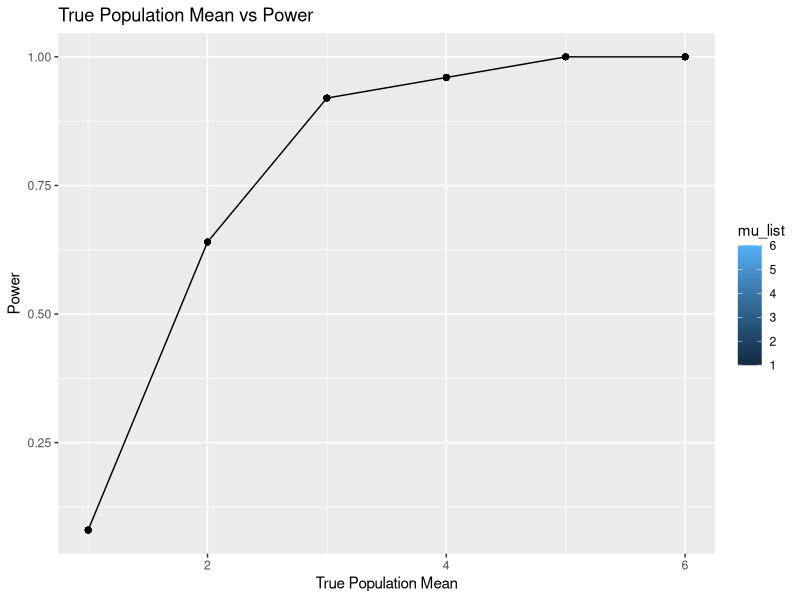

R code for this plot:
## ---- chunk 1
knitr::opts_chunk$set(echo = TRUE)

library(tidyverse)

set.seed(4)
## ---- chunk 2
sim_mean_sd = function(n_obs = 30, mu, sigma = 5) {
  
  sim_data = tibble(
    x = rnorm(n = n_obs, mu, sd = sigma),
  )
  
  sim_data %>% 
    summarize(
      mu_hat = mean(x),
      p_value = (broom::tidy(t.test(x, mu = 0, conf.level = 0.95))$p.value)
    )
}
## ---- chunk 3
sim_results_df = 
  expand_grid(
    mu_list = c(1,2,3,4,5,6),
    iter = 1:50
  ) %>% 
  mutate(
    estimate_df = map(.x = mu_list, ~ sim_mean_sd(mu = .x))
  ) %>% 
  unnest(estimate_df)
sim_results_df
## ---- chunk 4
sim_results_df %>% 
  mutate(
    reject = case_when(p_value <= 0.05  ~ TRUE,
                        p_value > 0.05 ~ FALSE)) %>% 
  group_by(mu_list) %>% 
  mutate(power = mean(reject)) %>%
  ggplot(aes(x = mu_list, y = power, fill = mu_list)) + geom_line() + geom_point() + xlab("True Population Mean") + ylab("Power") + labs(title = "True Population Mean vs Power")
